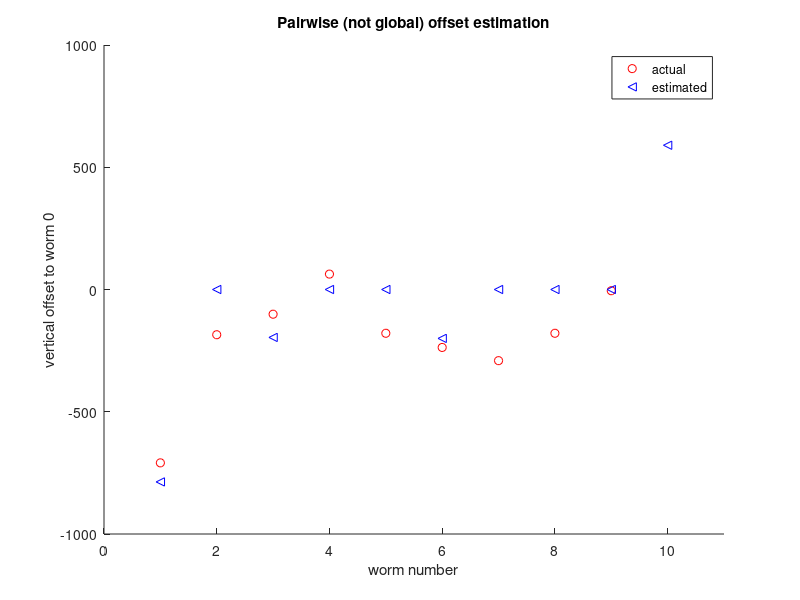

MATLAB code for this plot:
%This file compares the estimated to the actual offsets in the megaplus
%synthesized set using pairwise W0 to Wi estimation.
%3-3-2015

%Actual
Xi=[215-924,215-400,215-316,215-152,215-394,215-452,215-506,215-394,215-220,1734-930];

%estimated
Xhat=[-787,0,-196,0,0,-200,0,0,0,590];

t=linspace(1,10,10);


hold on
plot(t,Xi,'ro')
plot(t,Xhat,'b<')

xlim([0,length(Xi)+1])
legend('actual','estimated');
title('Pairwise (not global) offset estimation')
xlabel('worm number')
ylabel('vertical offset to worm 0')